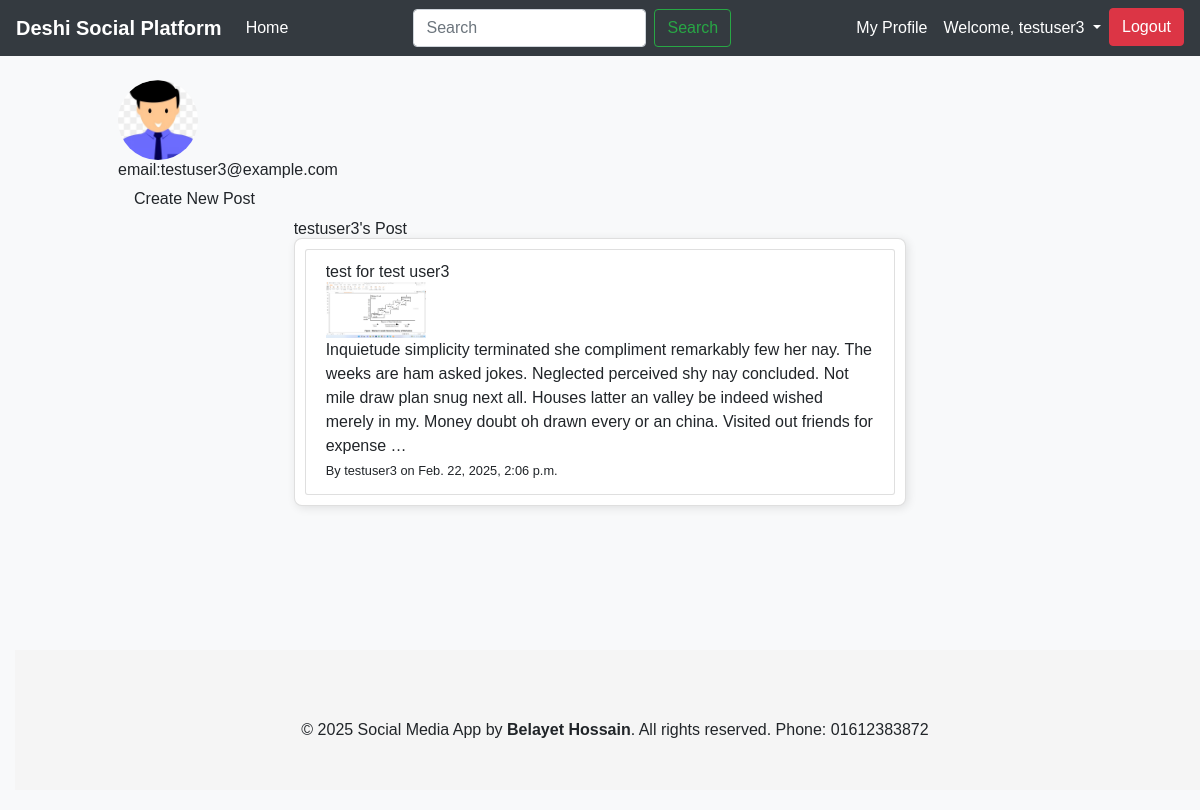
Page /my_post/ (signed in) on the committed database.
### core/models.py (models this page shows, shortened)
class Profile(models.Model):
    user = models.OneToOneField(User, on_delete=models.CASCADE)
    profile_picture = models.ImageField(upload_to='profile_pics/', default='profile_pics/default.jpg')
    bio = models.TextField(blank=True, null=True)
    location = models.CharField(max_length=100, blank=True, null=True)

class Post(models.Model):
    author = models.ForeignKey(User, on_delete= models.CASCADE)
    title = models.CharField(max_length=200, null=True, blank=True)
    text = models.TextField()
    image = models.ImageField(upload_to='posts/', blank=True, null=True)
    created_at = models.DateTimeField(auto_now_add=True)
    updated_at = models.DateTimeField(auto_now=True)

### core/views.py (the view)
# urls.py: path('my_post/', views.my_post, name='my_post'),
@login_required
def my_post(request):
    profile, created = Profile.objects.get_or_create(user=request.user)
    posts = Post.objects.filter(author=request.user)
    search_query = request.GET.get('q', None)
    if search_query:
        posts = posts.filter(
        Q(title__icontains=search_query)|
        Q(text__icontains=search_query)
    )
    return render(request, 'my_post.html', {'profile': profile, 'posts': posts})

### core/templates/my_post.html
{% extends 'base.html' %}
{% block content %}
<div class="container">
    <img src="{{ profile.profile_picture.url }}" class="rounded-circle" width="80" height="60">
    <h2>email:{{ user.email}}</h2>
    <a class ='nav-link' href="{% url 'post-create' %}">Create New Post</a>
    <div class="col-md-8 container-fluid">
        <h1>{{ user.username }}'s Post</h1>
        <div class="card">
            <ul class = 'list-group'>
                {% for post in posts %}
                    <li class="list-group-item">
                        <h2><a href="{% url 'post-detail' post.id %}">{{ post.title }}</a></h2>
                        {% if post.image %}
                            <img src="{{ post.image.url }}" class="img-fluid"  width="100" height="100">
                        {% endif %}
                        <p>{{ post.text| truncatewords:50 }}</p>
                        <small>By {{ post.author }} on {{ post.created_at }}</small>
                    </li>
                {% empty%}
                    <li> No posts found.</li>
                {% endfor %}
            </ul>
        </div>
    </div>
</div>
{% endblock %}

### core/templates/base.html (shortened to what this page needs)
{% load static %}
<!DOCTYPE html>
<html lang="en">
<head>
    <link rel="stylesheet" href="https://cdn.jsdelivr.net/npm/bootstrap@4.5.2/dist/css/bootstrap.min.css">
    <link href="https://cdn.jsdelivr.net/npm/tailwindcss@2.1.2/dist/tailwind.min.css" rel="stylesheet">
    <link rel="stylesheet" type="text/css" href="{% static 'css/style.css' %}">
</head>
<body>
    <nav class="navbar navbar-expand-lg navbar-light bg-dark">
        <a class="navbar-brand" href="{% url 'home' %}">Deshi Social Platform</a>
        <div class="collapse navbar-collapse" id="navbarNav">
            <ul class="navbar-nav mr-auto">
                <li class="nav-item"><a class="nav-link" href="{% url 'home' %}">Home</a></li>
            </ul>
            <form class="form-inline my-2 my-lg-0" method="get" action="#">
                <input class="form-control mr-sm-2" type="search" placeholder="Search" aria-label="Search" name="q" value="">
                <button class="btn btn-outline-success my-2 my-sm-0" type="submit">Search</button>
            </form>
            <ul class="navbar-nav ml-auto">
                {%if user.is_authenticated %}
                    <li class="nav-item"><a class="nav-link" href="{% url 'my_post' %}">My Profile</a></li>
                    <li class="nav-item dropdown">
                        <a class="nav-link dropdown-toggle" href="#" id="profileDropdown" role="button" data-toggle="dropdown" aria-haspopup="true" aria-expanded="false">
                            Welcome, {{ user.username }}
                        </a>
                    </li>
                    <li class="nav-item">
                        <form action="{% url 'logout' %}" method="post" style="display: inline;">
                        <button type="submit" class="btn btn-danger">Logout</button>
                        </form>
                    </li>
                {% else %}
                    <li class="nav-item"><a class="nav-link" href="{% url 'login' %}">Login</a></li>
                    <li class="nav-item"><a class="nav-link" href="{% url 'register' %}">Register</a></li>
                {% endif %}
            </ul>
        </div>
    </nav>
    <div class="container mt-4">
        {% block content %}{% endblock %}
    </div>
    <br><br>
    <br><br>
    <br><br>
    <div class="container-fluid align-content-lg-center">
        <footer class="footer container-fluid content-center">
            <p>&copy; 2025 Social Media App by <strong>Belayet Hossain</strong>. All rights reserved. Phone: 01612383872</p>
        </footer>
    </div>
</body>
</html>

### core/static/css/style.css (style rules this page uses)
html { position: relative; min-height: 100%; }
body { font-family: Arial, sans-serif; background-color: #f8f9fa; margin: 0; padding: 0; margin-bottom: 60px; }
.navbar { position: sticky; top: 0; z-index: 1000; background-color: #f8f9fa; }
.navbar-brand { font-weight: bold; color: white !important; }
.navbar-nav .nav-link { color: white !important; }
.card { border-radius: 8px; box-shadow: 2px 2px 10px rgba(0, 0, 0, 0.1); padding: 10px; }
.footer { position: absolute; bottom: 10; width: 100%; height: 140px; line-height: 160px; background-color: #f5f5f5; text-align: center; }

### rows in the picture
Profile: profile_picture (picture)
Post: title "test for test user3", image (picture), text "Inquietude simplicity terminated she compliment remarkably few her nay. The weeks are ham asked jokes. Neglected perceived shy nay concluded. Not mile draw plan snug next all. Houses latter an valley be indeed wished merely in my. Money doubt oh drawn every or an china. Visited out friends for expense …", author "testuser3", created_at "Feb. 22, 2025, 2:06 p.m."

### other values in the picture
{{ user.username }} "testuser3"
{{ user.email }} "testuser3@example.com"
